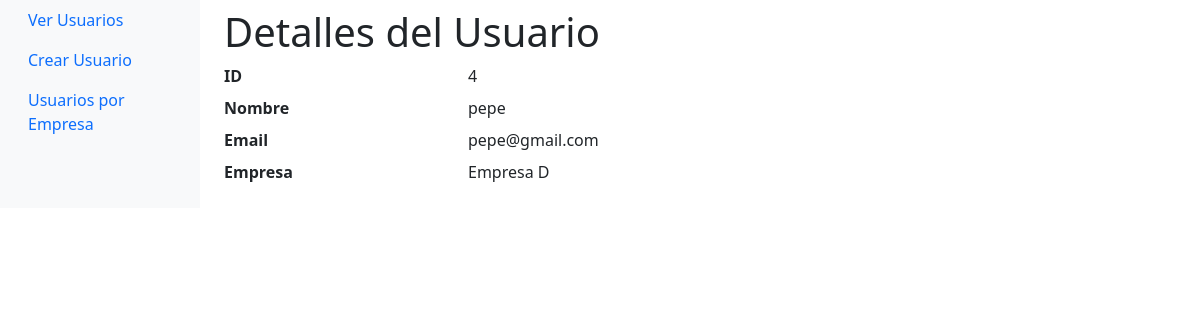
The page /usuarios/4/ver on the database its author committed.
### api/models.py (models this page shows)
class Usuario(Base):
    __tablename__ = "usuarios"
    id = Column(Integer, primary_key=True, index=True)
    id_fk_empresa = Column(Integer, ForeignKey("empresas.id"))
    nombre = Column(String)
    email = Column(String)
    empresa = relationship("Empresa", back_populates="usuarios")

class Empresa(Base):
    __tablename__ = "empresas"
    id = Column(Integer, primary_key=True, index=True)
    nombre = Column(String)
    usuarios = relationship("Usuario", back_populates="empresa", cascade="all, delete-orphan", single_parent=True)

### api/main.py (the view)
@app.get("/usuarios/{usuario_id}/ver", response_class=HTMLResponse)
def ver_usuario(request: Request, usuario_id: int, db: Session = Depends(database.get_db)):
    usuario_con_empresa = crud.obtener_usuario_con_empresa(db, usuario_id)
    if usuario_con_empresa is None:
        raise HTTPException(status_code=404, detail="Usuario no encontrado")
    usuario, empresa = usuario_con_empresa
    return templates.TemplateResponse("details.html", {"request": request, "usuario": usuario, "empresa": empresa})

### api/templates/details.html (shortened to what this page needs)
<!DOCTYPE html>
<html lang="en">
<head>
    <link href="https://cdn.jsdelivr.net/npm/bootstrap@5.3.2/dist/css/bootstrap.min.css" rel="stylesheet">
</head>
<body>
    <div class="container-fluid">
        <div class="row">
            <nav id="sidebar" class="col-md-3 col-lg-2 d-md-block bg-light sidebar">
                <div class="position-sticky">
                    <div class="position-sticky">
                        <ul class="nav flex-column">
                            <li class="nav-item">
                                <a class="nav-link active" href="/">Ver Usuarios</a>
                            </li>
                            <li class="nav-item">
                                <a class="nav-link" href="/usuarios/create">Crear Usuario</a>
                            </li>
                            <li class="nav-item">
                                <a class="nav-link" href="/empresas/usuarios">Usuarios por Empresa</a>
                            </li>
                        </ul>
                    </div>
                </div>
            </nav>
            <main class="col-md-9 ms-sm-auto col-lg-10 px-md-4">
                <h1 class="mt-2">Detalles del Usuario</h1>
                <dl class="row">
                    <dt class="col-sm-3">ID</dt>
                    <dd class="col-sm-9">{{ usuario.id }}</dd>
                    <dt class="col-sm-3">Nombre</dt>
                    <dd class="col-sm-9">{{ usuario.nombre }}</dd>
                    <dt class="col-sm-3">Email</dt>
                    <dd class="col-sm-9">{{ usuario.email }}</dd>
                    <dt class="col-sm-3">Empresa</dt>
                    <dd class="col-sm-9">{{ empresa.nombre }}</dd>
                </dl>
            </main>
        </div>
    </div>
</body>
</html>

### rows shown on the page
Usuario: id "4", nombre "pepe", email "pepe@gmail.com"
Empresa: nombre "Empresa D"
